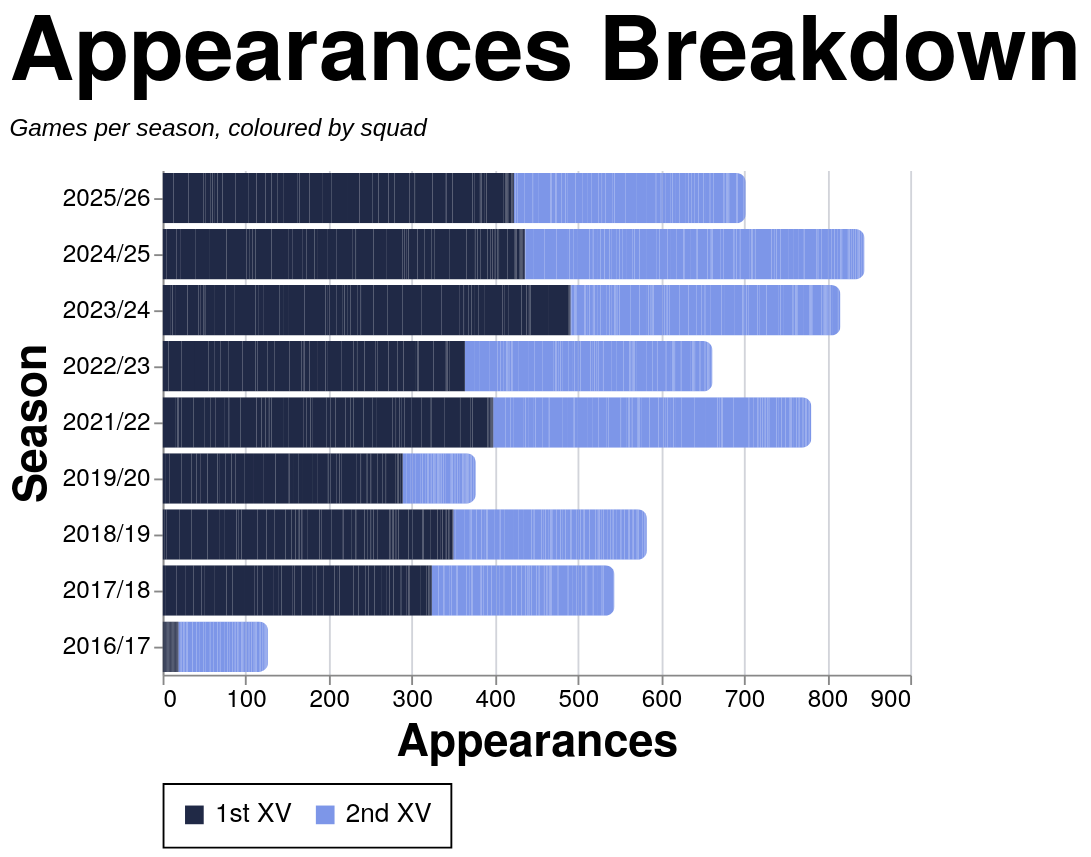

Specify this chart in Vega-Lite:
### Vega-Lite specification from a JSON file in a GitHub repository (floating-point values rounded to 4 significant figures; data arrays with more than 128 entries replaced by an {"elided": "..."} marker saying what was removed)
{"config": {"axis": {"labelFont": "PT Sans Narrow, Helvetica Neue, Helvetica, Arial, sans-serif", "titleFont": "PT Sans Narrow, Helvetica Neue, Helvetica, Arial, sans-serif", "labelFontSize": 13, "titleFontSize": 24, "gridColor": "#202947", "gridOpacity": 0.2, "zindex": 1}, "text": {"font": "Lato, sans-serif"}, "bar": {"cornerRadiusEnd": 5}, "header": {"labelFont": "PT Sans Narrow, Helvetica Neue, Helvetica, Arial, sans-serif", "titleFont": "PT Sans Narrow, Helvetica Neue, Helvetica, Arial, sans-serif", "labelFontSize": 24, "titleFontSize": 28, "labelFontWeight": "bold", "orient": "left"}, "legend": {"labelFont": "PT Sans Narrow, Helvetica Neue, Helvetica, Arial, sans-serif", "titleFont": "PT Sans Narrow, Helvetica Neue, Helvetica, Arial, sans-serif", "labelFontSize": 14, "titleFontSize": 16, "titlePadding": 5, "fillColor": "white", "strokeColor": "black", "padding": 10, "titleFontWeight": "lighter", "titleFontStyle": "italic", "titleColor": "gray", "offset": 10}, "title": {"font": "PT Sans Narrow, Helvetica Neue, Helvetica, Arial, sans-serif", "fontSize": 48, "fontWeight": "bold", "anchor": "start", "align": "center", "titlePadding": 20, "subtitlePadding": 10, "subtitleFontSize": 13, "subtitleColor": "", "subtitleFontStyle": "italic", "offset": 15, "color": "black"}, "axisX": {"labelAngle": 0}, "facet": {"title": null, "header": null, "align": {"row": "each", "column": "each"}}, "resolve": {"scale": {"y": "independent", "facet": "independent"}}, "background": "transparent", "scale": {"offsetBandPaddingOuter": 0.2, "offsetBandPaddingInner": 0.1}, "view": {"stroke": null, "background": "transparent"}}, "data": {"name": "data-04f8b60019687df8f9f336f6c82829b3"}, "mark": {"type": "bar"}, "encoding": {"color": {"field": "color_value", "legend": {"orient": "bottom", "title": null}, "scale": {"domain": ["1st XV", "2nd XV"], "range": ["#202946", "#7d96e8"]}, "sort": {"field": "sum(apps)", "op": "sum", "order": "descending"}, "type": "nominal"}, "tooltip": [{"field": "player", "title": "Player", "type": "nominal"}, {"field": "season", "title": "Season", "type": "nominal"}, {"field": "color_value", "title": "Group", "type": "nominal"}, {"aggregate": "sum", "field": "apps", "title": "Appearances", "type": "quantitative"}], "x": {"aggregate": "sum", "field": "apps", "title": "Appearances", "type": "quantitative"}, "y": {"field": "season", "sort": {"field": "season_sort", "op": "max", "order": "descending"}, "title": "Season", "type": "nominal"}}, "height": {"step": 30}, "title": {"text": "Appearances Breakdown", "subtitle": "Games per season, coloured by squad"}, "width": 400, "$schema": "https://vega.github.io/schema/vega-lite/v5.20.1.json", "datasets": {"data-04f8b60019687df8f9f336f6c82829b3": {"elided": "2520 records"}}}
